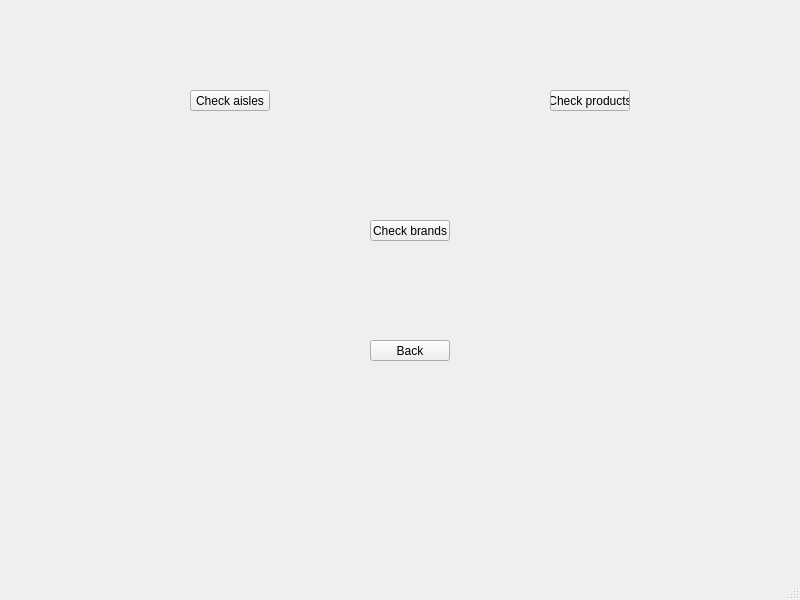
<?xml version="1.0" encoding="UTF-8"?>
<ui version="4.0">
 <class>Reports</class>
 <widget class="QMainWindow" name="Reports">
  <property name="geometry">
   <rect>
    <x>0</x>
    <y>0</y>
    <width>800</width>
    <height>600</height>
   </rect>
  </property>
  <property name="windowTitle">
   <string>MainWindow</string>
  </property>
  <widget class="QWidget" name="centralwidget">
   <widget class="QPushButton" name="aislesBtn">
    <property name="geometry">
     <rect>
      <x>190</x>
      <y>90</y>
      <width>80</width>
      <height>21</height>
     </rect>
    </property>
    <property name="text">
     <string>Check aisles</string>
    </property>
   </widget>
   <widget class="QPushButton" name="prodBtn">
    <property name="geometry">
     <rect>
      <x>550</x>
      <y>90</y>
      <width>80</width>
      <height>21</height>
     </rect>
    </property>
    <property name="text">
     <string>Check products</string>
    </property>
   </widget>
   <widget class="QPushButton" name="brandsBtn">
    <property name="geometry">
     <rect>
      <x>370</x>
      <y>220</y>
      <width>80</width>
      <height>21</height>
     </rect>
    </property>
    <property name="text">
     <string>Check brands</string>
    </property>
   </widget>
   <widget class="QPushButton" name="backBtn">
    <property name="geometry">
     <rect>
      <x>370</x>
      <y>340</y>
      <width>80</width>
      <height>21</height>
     </rect>
    </property>
    <property name="text">
     <string>Back</string>
    </property>
   </widget>
  </widget>
  <widget class="QStatusBar" name="statusbar"/>
 </widget>
 <resources/>
 <connections/>
</ui>
